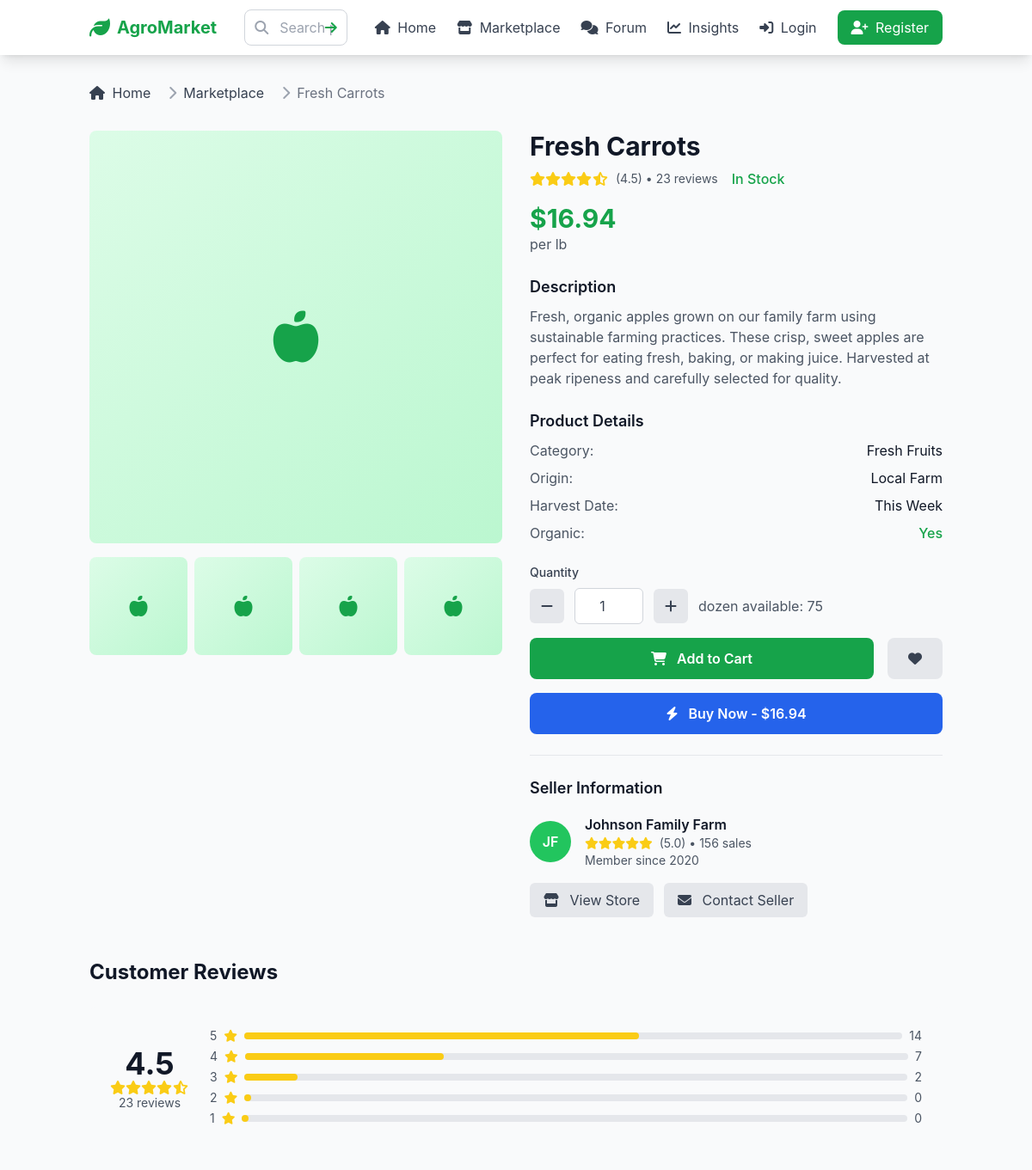
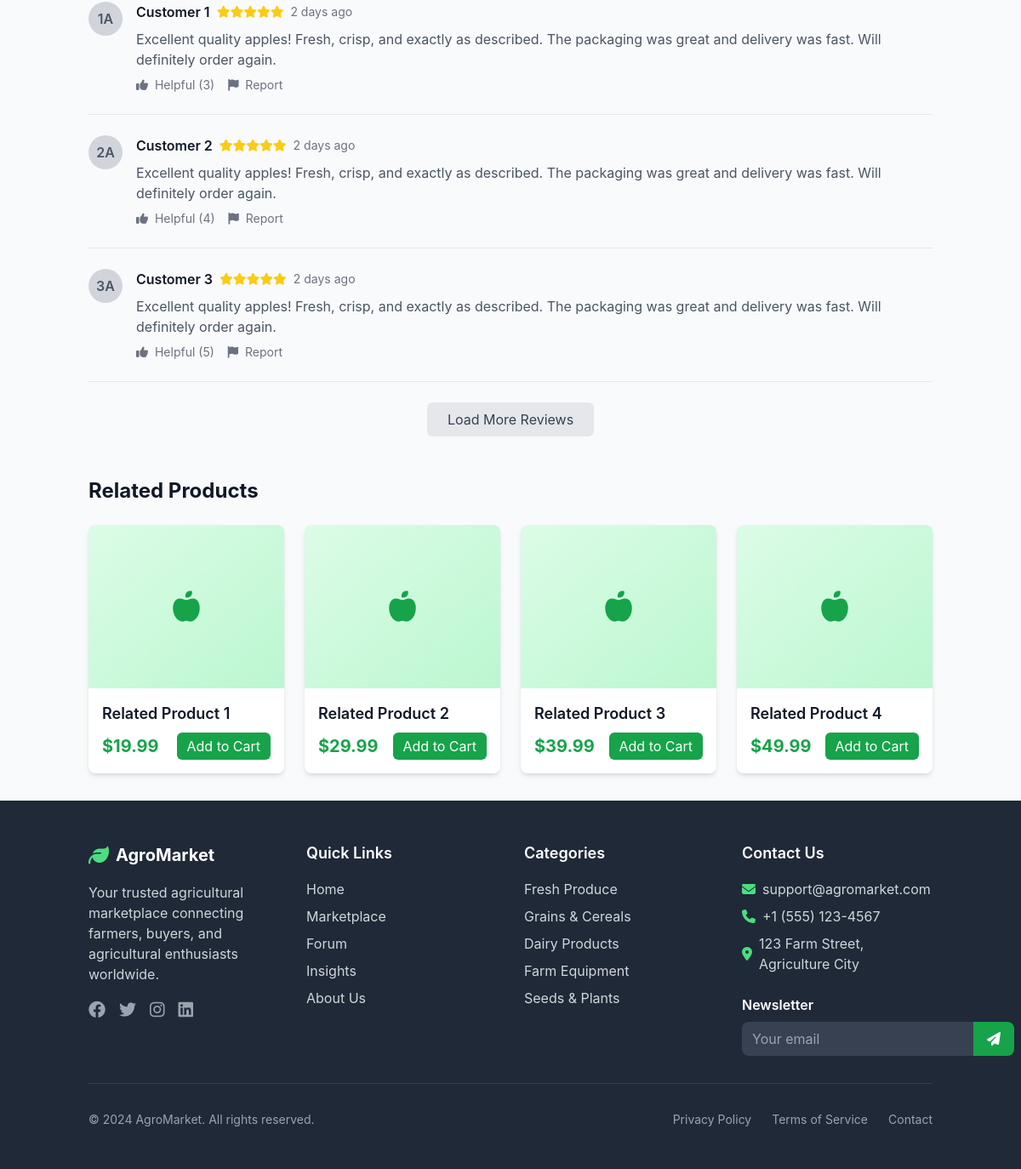
Screenshot of /marketplace/product/2/ with the database file from the repository (2 pictures, top to bottom).
### marketplace/models.py (models this page shows, shortened)
class Product(models.Model):
    name = models.CharField(max_length=200)
    slug = models.SlugField(unique=True)
    description = models.TextField()
    price = models.DecimalField(max_digits=10, decimal_places=2)
    category = models.ForeignKey(Category, on_delete=models.CASCADE)
    seller = models.ForeignKey(settings.AUTH_USER_MODEL, on_delete=models.CASCADE)
    image = models.ImageField(upload_to='products/', blank=True, null=True)
    quantity_available = models.PositiveIntegerField(default=0)
    unit = models.CharField(max_length=20, default='piece')
    location = models.CharField(max_length=100, blank=True)
    is_active = models.BooleanField(default=True)
    created_at = models.DateTimeField(auto_now_add=True)
    updated_at = models.DateTimeField(auto_now=True)

### marketplace/views.py (the view)
# urls.py: path('product/<int:pk>/', views.product_detail, name='product_detail'),
def product_detail(request, pk):
    product = get_object_or_404(Product, pk=pk, is_active=True)
    related_products = Product.objects.filter(
        category=product.category,
        is_active=True
    ).exclude(pk=pk)[:4]
    return render(request, 'marketplace/detail.html', {
        'product': product,
        'related_products': related_products,
    })

### marketplace/templates/marketplace/detail.html (shortened to what this page needs)
{% extends 'base.html' %}
{% load static %}
{% block content %}
<div class="container mx-auto px-4 py-8">
    <nav class="flex mb-8" aria-label="Breadcrumb">
        <ol class="inline-flex items-center space-x-1 md:space-x-3">
            <li class="inline-flex items-center">
                <a href="{% url 'core:home' %}" class="text-gray-700 hover:text-green-600">
                    <i class="fas fa-home mr-1"></i>
                    Home
                </a>
            </li>
            <li>
                <div class="flex items-center">
                    <i class="fas fa-chevron-right text-gray-400 mx-2"></i>
                    <a href="{% url 'marketplace:product_list' %}" class="text-gray-700 hover:text-green-600">Marketplace</a>
                </div>
            </li>
            <li aria-current="page">
                <div class="flex items-center">
                    <i class="fas fa-chevron-right text-gray-400 mx-2"></i>
                    <span class="text-gray-500">{{ product.name }}</span>
                </div>
            </li>
        </ol>
    </nav>
    <div class="grid grid-cols-1 lg:grid-cols-2 gap-8">
        <div class="space-y-4">
            <div class="aspect-square bg-gray-200 rounded-lg overflow-hidden">
                <div class="w-full h-full bg-gradient-to-br from-green-100 to-green-200 flex items-center justify-center">
                    <i class="fas fa-apple-alt text-6xl text-green-600"></i>
                </div>
            </div>
            <div class="grid grid-cols-4 gap-2">
                {% for i in "1234" %}
                    <div class="aspect-square bg-gray-100 rounded-lg overflow-hidden cursor-pointer hover:opacity-75 transition duration-200">
                        <div class="w-full h-full bg-gradient-to-br from-green-100 to-green-200 flex items-center justify-center">
                            <i class="fas fa-apple-alt text-2xl text-green-600"></i>
                        </div>
                    </div>
                {% endfor %}
            </div>
        </div>
        <div class="space-y-6">
            <div>
                <h1 class="text-3xl font-bold text-gray-900 mb-2">{{ product.name }}</h1>
                <div class="flex items-center space-x-4 mb-4">
                    <div class="flex items-center">
                        <div class="flex text-yellow-400">
                            <i class="fas fa-star"></i>
                            <i class="fas fa-star"></i>
                            <i class="fas fa-star"></i>
                            <i class="fas fa-star"></i>
                            <i class="fas fa-star-half-alt"></i>
                        </div>
                        <span class="text-sm text-gray-600 ml-2">(4.5) • 23 reviews</span>
                    </div>
                    <span class="text-green-600 font-medium">In Stock</span>
                </div>
                <p class="text-3xl font-bold text-green-600">${{ product.price }}</p>
                <p class="text-gray-600">per lb</p>
            </div>
            <div>
                <h3 class="text-lg font-semibold text-gray-900 mb-2">Description</h3>
                <p class="text-gray-600">
                    Fresh, organic apples grown on our family farm using sustainable farming practices.
                    These crisp, sweet apples are perfect for eating fresh, baking, or making juice.
                    Harvested at peak ripeness and carefully selected for quality.
                </p>
            </div>
            <div>
                <h3 class="text-lg font-semibold text-gray-900 mb-2">Product Details</h3>
                <dl class="grid grid-cols-1 gap-2">
                    <div class="flex justify-between">
                        <dt class="text-gray-600">Category:</dt>
                        <dd class="text-gray-900">Fresh Fruits</dd>
                    </div>
                    <div class="flex justify-between">
                        <dt class="text-gray-600">Origin:</dt>
                        <dd class="text-gray-900">Local Farm</dd>
                    </div>
                    <div class="flex justify-between">
                        <dt class="text-gray-600">Harvest Date:</dt>
                        <dd class="text-gray-900">This Week</dd>
                    </div>
                    <div class="flex justify-between">
                        <dt class="text-gray-600">Organic:</dt>
                        <dd class="text-green-600 font-medium">Yes</dd>
                    </div>
                </dl>
            </div>
            <div class="space-y-4">
                <div>
                    <label for="quantity" class="block text-sm font-medium text-gray-700 mb-2">Quantity</label>
                    <div class="flex items-center space-x-3">
                        <button id="decrease-quantity" class="bg-gray-200 hover:bg-gray-300 text-gray-700 w-10 h-10 rounded-md flex items-center justify-center transition duration-200">
                            <i class="fas fa-minus"></i>
                        </button>
                        <input type="number" id="quantity" value="1" min="1" max="{{ product.quantity_available }}"
                               class="w-20 text-center border border-gray-300 rounded-md py-2 focus:outline-none focus:ring-green-500 focus:border-green-500">
                        <button id="increase-quantity" class="bg-gray-200 hover:bg-gray-300 text-gray-700 w-10 h-10 rounded-md flex items-center justify-center transition duration-200">
                            <i class="fas fa-plus"></i>
                        </button>
                        <span class="text-gray-600">{{ product.unit }} available: {{ product.quantity_available }}</span>
                    </div>
                </div>
                <div class="flex space-x-4">
                    <button id="add-to-cart-btn" class="flex-1 bg-green-600 text-white py-3 px-6 rounded-lg font-semibold hover:bg-green-700 transition duration-200" data-product-id="{{ product.id }}">
                        <i class="fas fa-shopping-cart mr-2"></i>
                        Add to Cart
                    </button>
                    <button id="wishlist-btn" class="bg-gray-200 text-gray-700 py-3 px-6 rounded-lg hover:bg-gray-300 transition duration-200">
                        <i class="fas fa-heart"></i>
                    </button>
                </div>
                <button id="buy-now-btn" class="w-full bg-blue-600 text-white py-3 px-6 rounded-lg font-semibold hover:bg-blue-700 transition duration-200" data-product-id="{{ product.id }}">
                    <i class="fas fa-bolt mr-2"></i>
                    Buy Now - ${{ product.price }}
                </button>
            </div>
            <div class="border-t pt-6">
                <h3 class="text-lg font-semibold text-gray-900 mb-4">Seller Information</h3>
                <div class="flex items-center space-x-4">
                    <div class="w-12 h-12 bg-green-500 rounded-full flex items-center justify-center">
                        <span class="text-white font-semibold">JF</span>
                    </div>
                    <div>
                        <h4 class="font-semibold text-gray-900">Johnson Family Farm</h4>
                        <div class="flex items-center space-x-2">
                            <div class="flex text-yellow-400">
                                <i class="fas fa-star text-sm"></i>
                                <i class="fas fa-star text-sm"></i>
                                <i class="fas fa-star text-sm"></i>
                                <i class="fas fa-star text-sm"></i>
                                <i class="fas fa-star text-sm"></i>
                            </div>
                            <span class="text-sm text-gray-600">(5.0) • 156 sales</span>
                        </div>
                        <p class="text-sm text-gray-600">Member since 2020</p>
                    </div>
                </div>
                <div class="mt-4 flex space-x-3">
                    <button class="bg-gray-200 text-gray-700 py-2 px-4 rounded-md hover:bg-gray-300 transition duration-200">
                        <i class="fas fa-store mr-2"></i>
                        View Store
                    </button>
                    <button class="bg-gray-200 text-gray-700 py-2 px-4 rounded-md hover:bg-gray-300 transition duration-200">
                        <i class="fas fa-envelope mr-2"></i>
                        Contact Seller
                    </button>
                </div>
            </div>
        </div>
    </div>
    <div class="mt-12">
        <h2 class="text-2xl font-bold text-gray-900 mb-6">Customer Reviews</h2>
        <div class="bg-gray-50 rounded-lg p-6 mb-6">
            <div class="flex items-center space-x-6">
                <div class="text-center">
                    <div class="text-4xl font-bold text-gray-900">4.5</div>
                    <div class="flex text-yellow-400 justify-center">
                        <i class="fas fa-star"></i>
                        <i class="fas fa-star"></i>
                        <i class="fas fa-star"></i>
                        <i class="fas fa-star"></i>
                        <i class="fas fa-star-half-alt"></i>
                    </div>
                    <div class="text-sm text-gray-600">23 reviews</div>
                </div>
                <div class="flex-1">
                    {% for rating in "54321" %}
                        <div class="flex items-center space-x-2 mb-1">
                            <span class="text-sm text-gray-600">{{ rating }}</span>
                            <i class="fas fa-star text-yellow-400 text-sm"></i>
                            <div class="flex-1 bg-gray-200 rounded-full h-2">
                                <div class="bg-yellow-400 h-2 rounded-full" style="width: {% if rating == '5' %}60{% elif rating == '4' %}30{% elif rating == '3' %}8{% else %}1{% endif %}%"></div>
                            </div>
                            <span class="text-sm text-gray-600">{% if rating == '5' %}14{% elif rating == '4' %}7{% elif rating == '3' %}2{% else %}0{% endif %}</span>
                        </div>
                    {% endfor %}
                </div>
            </div>
        </div>
        <div class="space-y-6">
            {% for i in "123" %}
                <div class="border-b pb-6">
                    <div class="flex items-start space-x-4">
                        <div class="w-10 h-10 bg-gray-300 rounded-full flex items-center justify-center">
                            <span class="text-gray-600 font-semibold">{{ i|add:"A" }}</span>
                        </div>
                        <div class="flex-1">
                            <div class="flex items-center space-x-2 mb-2">
                                <h4 class="font-semibold text-gray-900">Customer {{ i }}</h4>
                                <div class="flex text-yellow-400">
                                    <i class="fas fa-star text-sm"></i>
                                    <i class="fas fa-star text-sm"></i>
                                    <i class="fas fa-star text-sm"></i>
                                    <i class="fas fa-star text-sm"></i>
                                    <i class="fas fa-star text-sm"></i>
                                </div>
                                <span class="text-sm text-gray-500">2 days ago</span>
                            </div>
                            <p class="text-gray-600">
                                Excellent quality apples! Fresh, crisp, and exactly as described.
                                The packaging was great and delivery was fast. Will definitely order again.
                            </p>
                            <div class="mt-2 flex items-center space-x-4 text-sm text-gray-500">
                                <button class="hover:text-green-600">
                                    <i class="fas fa-thumbs-up mr-1"></i>
                                    Helpful ({{ i|add:2 }})
                                </button>
                                <button class="hover:text-red-600">
                                    <i class="fas fa-flag mr-1"></i>
                                    Report
                                </button>
                            </div>
                        </div>
                    </div>
                </div>
            {% endfor %}
        </div>
        <div class="text-center mt-6">
            <button class="bg-gray-200 text-gray-700 py-2 px-6 rounded-md hover:bg-gray-300 transition duration-200">
                Load More Reviews
            </button>
        </div>
    </div>
    <div class="mt-12">
        <h2 class="text-2xl font-bold text-gray-900 mb-6">Related Products</h2>
        <div class="grid grid-cols-1 sm:grid-cols-2 lg:grid-cols-4 gap-6">
            {% for i in "1234" %}
                <div class="bg-white rounded-lg shadow-md overflow-hidden hover:shadow-lg transition duration-300">
                    <div class="relative">
                        <div class="w-full h-48 bg-gradient-to-br from-green-100 to-green-200 flex items-center justify-center">
                            <i class="fas fa-apple-alt text-4xl text-green-600"></i>
                        </div>
                    </div>
                    <div class="p-4">
                        <h3 class="text-lg font-semibold text-gray-900 mb-2">Related Product {{ i }}</h3>
                        <div class="flex items-center justify-between">
                            <span class="text-xl font-bold text-green-600">${{ i }}9.99</span>
                            <button class="bg-green-600 text-white py-1 px-3 rounded-md hover:bg-green-700 transition duration-200" data-product-id="{{ i }}">
                                Add to Cart
                            </button>
                        </div>
                    </div>
                </div>
            {% endfor %}
        </div>
    </div>
</div>
{% endblock %}

### static/css/main.css (style rules this page uses)
:root { --primary-green: #10b981; --primary-green-dark: #059669; --primary-green-light: #34d399; --secondary-blue: #3b82f6; --accent-yellow: #f59e0b; --gray-50: #f9fafb; --gray-100: #f3f4f6; --gray-200: #e5e7eb; --gray-300: #d1d5db; --gray-400: #9ca3af; --gray-500: #6b7280; --gray-600: #4b5563; --gray-700: #374151; --gray-800: #1f2937; --gray-900: #111827; }
* { box-sizing: border-box; }
body { font-family: 'Inter', -apple-system, BlinkMacSystemFont, 'Segoe UI', Roboto, sans-serif; line-height: 1.6; color: var(--gray-700); }
* { transition: color 0.2s ease, background-color 0.2s ease, border-color 0.2s ease, transform 0.2s ease, box-shadow 0.2s ease; }

### rows the page displays
Product: name "Fresh Carrots", price "16.94", unit "dozen", quantity_available "75"

### other values shown
{{ rating }} "5" "4" "3" "2" "1"
{{ i|add:"A" }} "1A" "2A" "3A"
{{ i }} "1" "2" "3"
{{ i|add:2 }} "3" "4" "5"
{{ i }} "1" "2" "3" "4"
